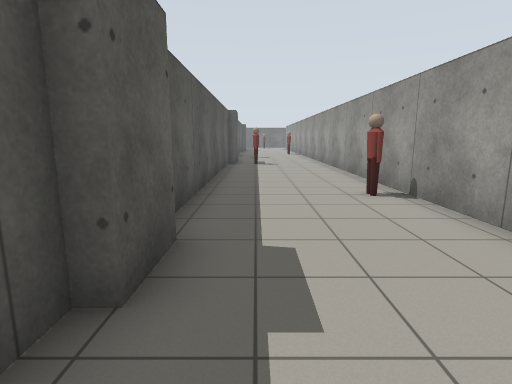
View 1 (above)

22 first-person views from a walk through a world built for the Gazebo simulator. The camera is 1.2 m above the floor, tilts 10° down and sees 80° across. The floor is counted in squares, 1 m on a side. Each view is taken from the middle of a square. On the plan, view 1 faces up. The plan holds only what a view shows up to about 13 squares ahead; the rest is blank. The place goes on beyond the plan. Simple shapes stand in for some stock models. Surface patterns are stand-ins for the level's own textures.

View 2
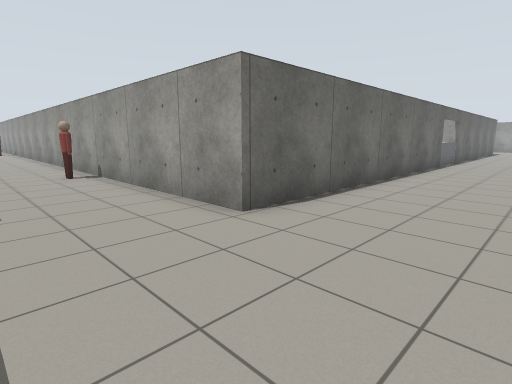

View 3
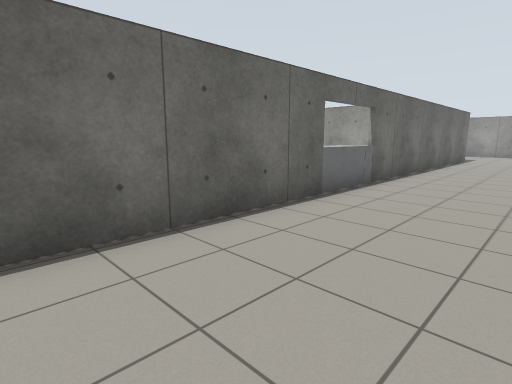

View 4
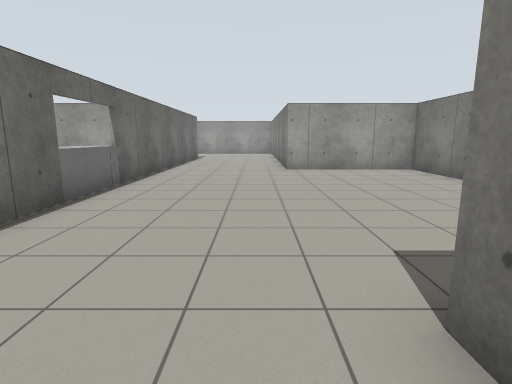

View 5
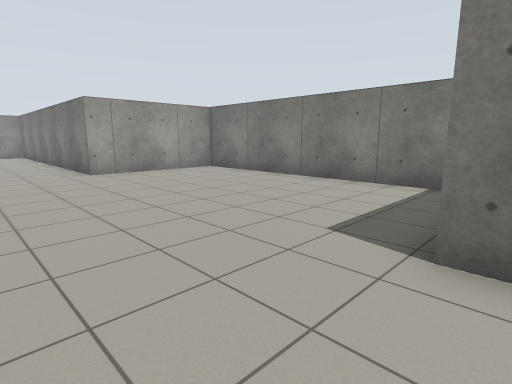

View 6
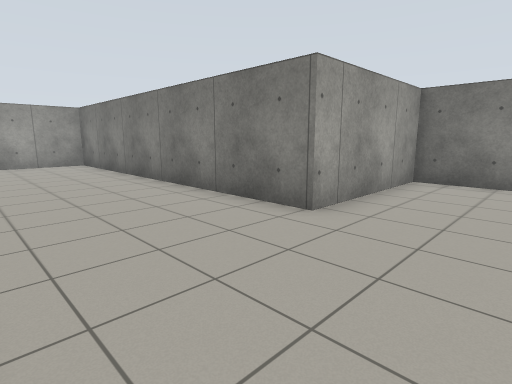

View 7
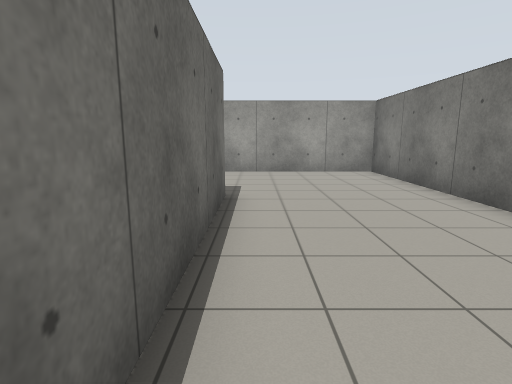

View 8
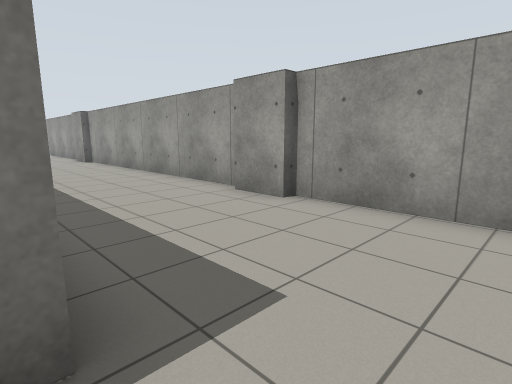

View 9
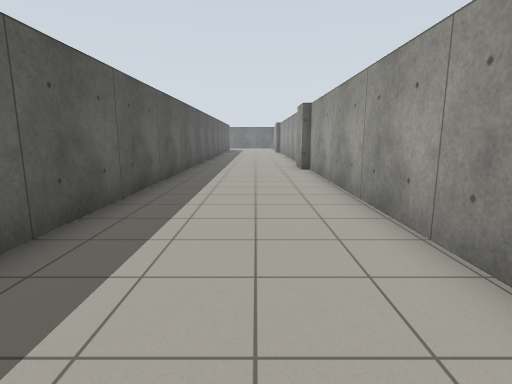

View 10
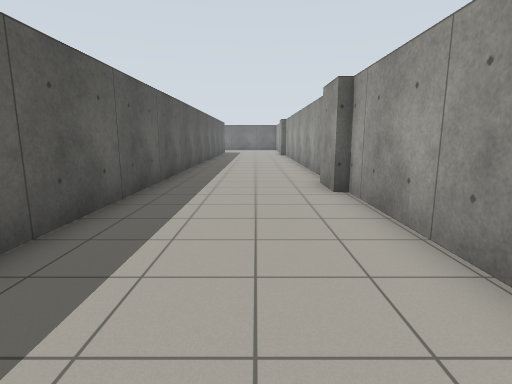

View 11
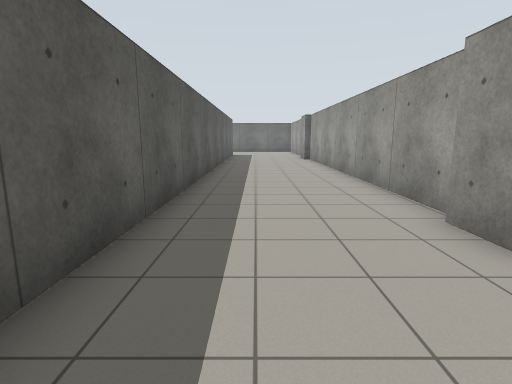

View 12
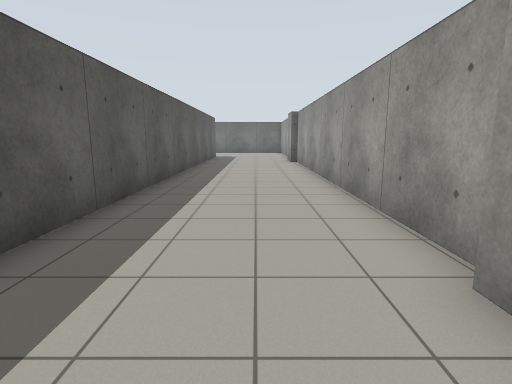

View 13
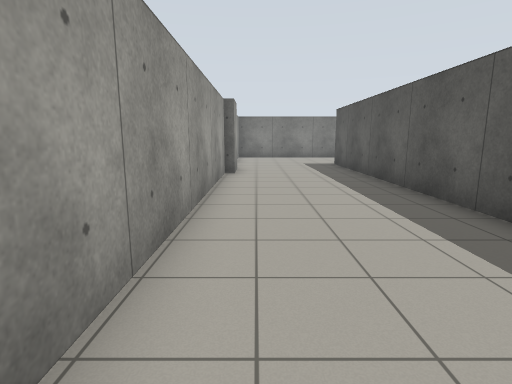

View 14
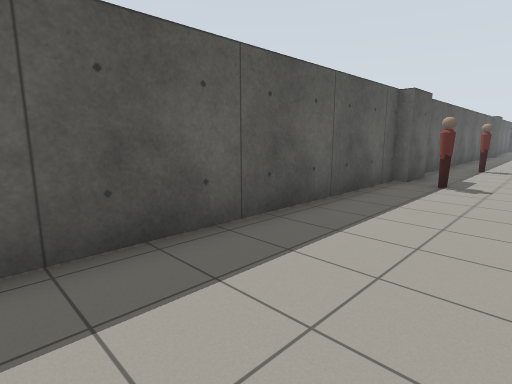

View 15
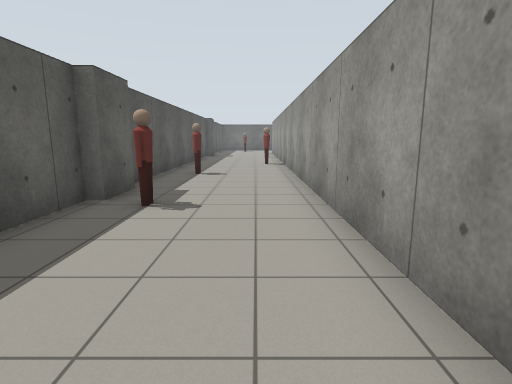

View 16
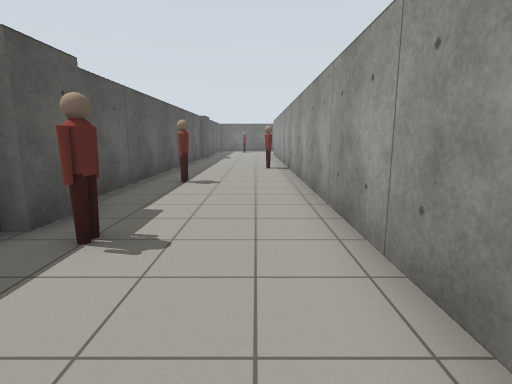

View 17
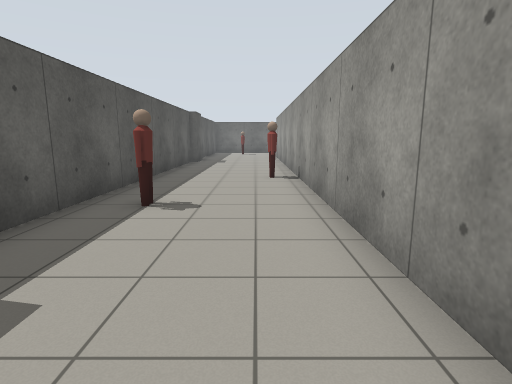

View 18
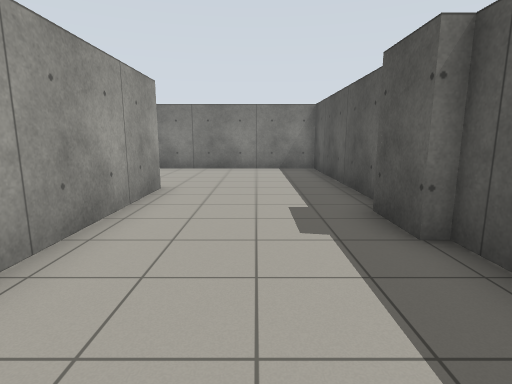

View 19
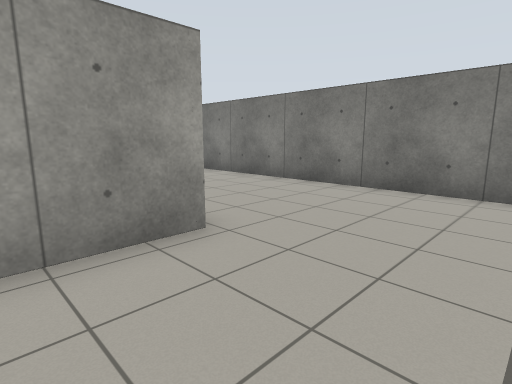

View 20
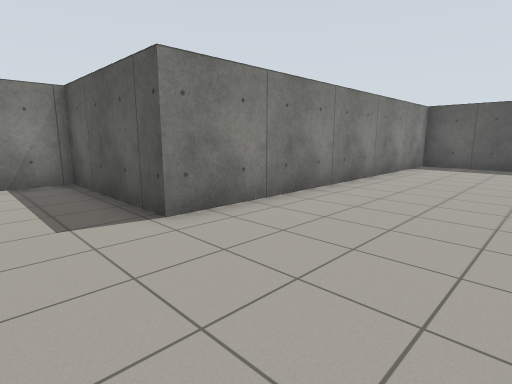

View 21
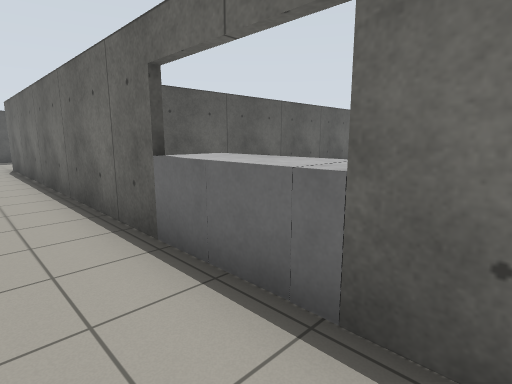

View 22
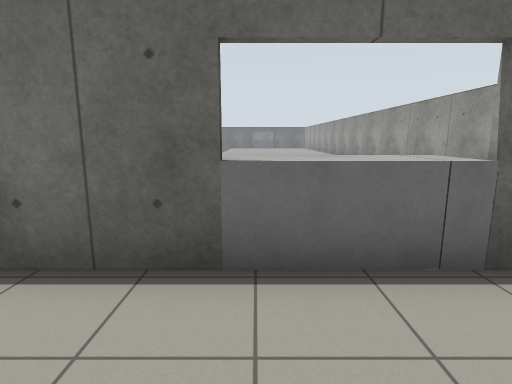

### Floor plan
Points are (right, up) in squares from view 1. A wall is a line through its corners. A room is listed if a view was taken in it or the views show most of it. See-through windows are left out.
Room 1 (views 1, 2, 3, 4, 5, 6, 7, 8, 9, 10, 11, 12, 13, 14, 15, 16, 17, 18, 19, 20, 21, 22)
walls: (14.6, -0.4) (3.3, -0.4) (3.3, 5.5); (28.4, -0.4) (17.4, -0.4); (3.3, 7.4) (3.3, 22.5); (32.8, 1.9) (32.8, 3.4); (33.1, 3.4) (33.1, 14.9); (-1, 3.6) (-1, 2); (-1.3, 2.1) (-1.3, -5.2) (10.8, -5.2) (10.8, -10.1) (20.9, -10.1) (20.9, -5.2) (33.1, -5.2) (33.1, 1.9); (32.8, 14.9) (32.8, 16.4); (33.1, 16.6) (33.1, 24.5); (-0.9, 16.4) (-0.9, 14.8) (-1.3, 14.8) (-1.3, 3.5); (28.3, 24.5) (28.3, 0.8); (-1.3, 24.5) (-1.3, 17.1)
objects: person (0, 14) to (0, 15); person (0, 19) to (0, 20); person (3, 6) to (3, 7); person (3, 23) to (3, 24); grey box (15, 0) to (16, 1); grey box (17, 0) to (17, 1)

Where each view was taken, in squares from view 1:
view 1: 0 up, 0 right, facing up
view 2: 4 down, 0 right, facing up-right
view 3: 4 down, 9 right, facing up-right
view 4: 4 down, 9 right, facing right
view 5: 2 down, 10 right, facing down-right
view 6: 1 down, 18 right, facing down-right
view 7: 1 down, 22 right, facing right
view 8: 2 down, 28 right, facing up-right
view 9: 3 up, 31 right, facing up
view 10: 8 up, 31 right, facing up
view 11: 12 up, 30 right, facing up
view 12: 14 up, 31 right, facing up
view 13: 14 up, 32 right, facing down
view 14: 6 up, 2 right, facing up-left
view 15: 9 up, 2 right, facing up
view 16: 11 up, 2 right, facing up
view 17: 14 up, 2 right, facing up
view 18: 7 up, 1 right, facing down
view 19: 2 up, 0 right, facing down-right
view 20: 1 down, 13 right, facing down-left
view 21: 2 down, 18 right, facing up-left
view 22: 3 down, 15 right, facing up
